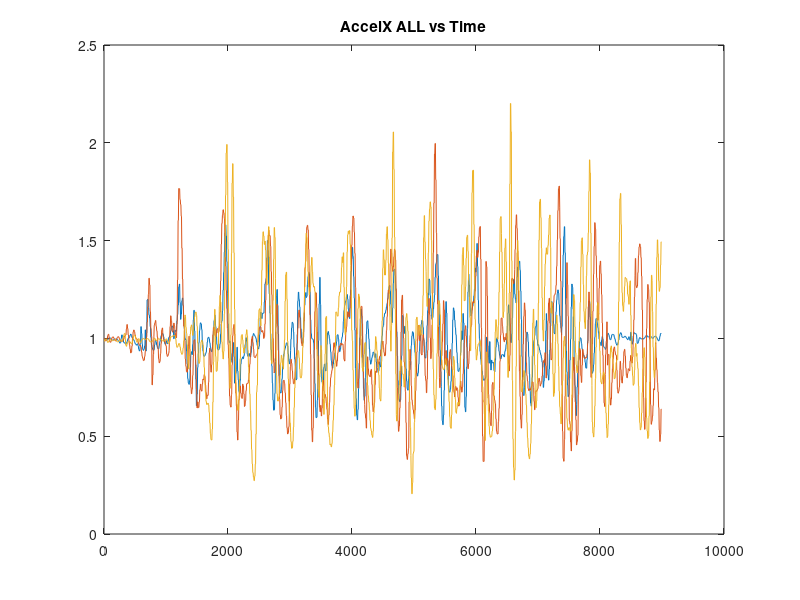
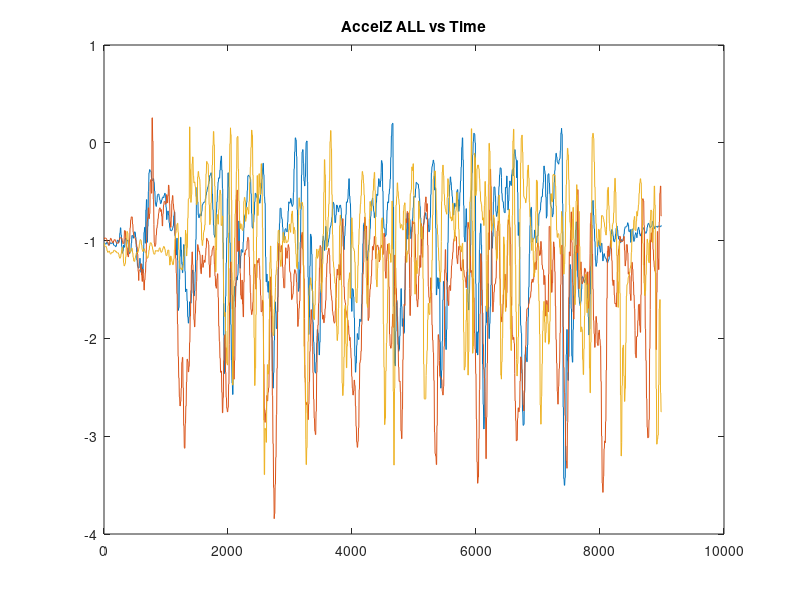
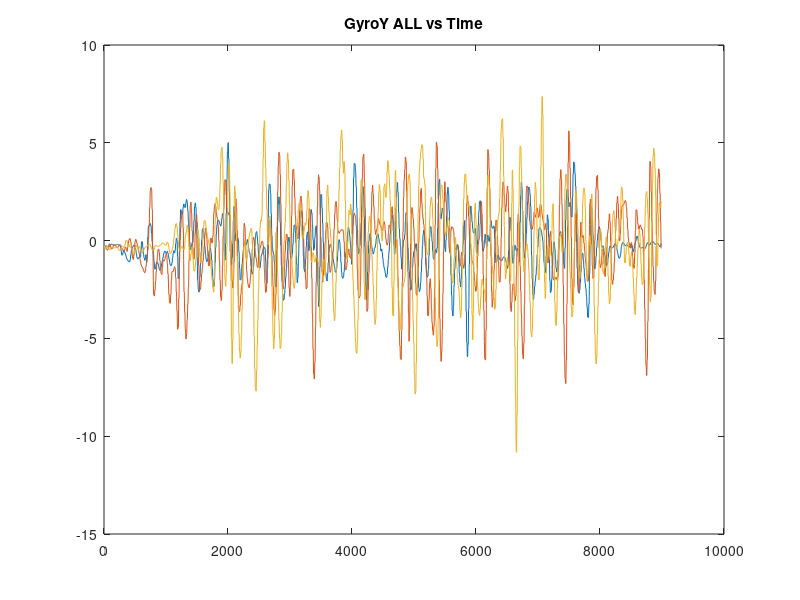

MATLAB code to generate these figures, in order: (Note: this script raises an error after producing the figures.)
clear ; close all; clc

fprintf('Plotting Test Data ...\n')
data = load('master.csv'); %import dataset

AscentAccelX = data(:, 1);
DescentAccelX = data(:, 2);
NormalAccelX = data(:, 3);
AscentAccelY = data(:, 4);
DescentAccelY = data(:, 5);
NormalAccelY = data(:, 6);
AscentAccelZ = data(:, 7);
DescentAccelZ = data(:, 8);
NormalAccelZ = data(:, 9);
AscentGyroX = data(:, 10);
DescentGyroX = data(:, 11);
NormalGyroX = data(:, 12);
AscentGyroY = data(:, 13);
DescentGyroY = data(:, 14);
NormalGyroY = data(:, 15);
AscentGyroZ = data(:, 16);
DescentGyroZ = data(:, 17);
NormalGyroZ = data(:, 18);
time = data(:, 19);
%from walkF.txt, dedicate each column to a variable
figure 
plot(time, NormalAccelX); 
hold on
plot(time, AscentAccelX); 
hold on
plot(time, DescentAccelX); 
title('AccelX ALL vs Time')



%{
AX2New = highpass(mOut,0.2,200)
figure;
plot(time, AX2New);
title('test2');

figure;
plot(time, mOut);
hold on
plot(time, AX2New);
title('combined');
%}
%{
figure;
plot(time, NormalAccelX); 
title('AccelX vs Time')
 
figure;
plot(time, AscentAccelX); 
title('AccelX2 vs Time')
figure 
plot(time, AY); 
hold on
plot(time, AY2); 
hold on
title(['AccelY' ...
    ' ALL vs Time'])

figure;
plot(time, AY);
title('AccelY vs Time')


figure;
plot(time, AY2);
title('AccelY2 vs Time')
%}


%{




%}

figure 
plot(time, NormalAccelZ); 
hold on
plot(time, AscentAccelZ); 
hold on
plot(time, DescentAccelZ); 
title(['AccelZ' ...
    ' ALL vs Time'])

figure 
plot(time, NormalGyroY); 
hold on
plot(time, AscentGyroY); 
hold on
plot(time, DescentGyroY); 
title(['GyroY' ...
    ' ALL vs Time'])
%figure;
%findpeaks(NormalAccelX,time,'MinPeakDistance',500)
normalAccelXPeaks = findpeaks(NormalAccelX,time,'MinPeakDistance',1000)
normalAccelXMean = (mean(normalAccelXPeaks))
AscentAccelXPeaks = findpeaks(AscentAccelX, time, 'MinPeakDistance', 1000)
AscentMean = (mean(AscentAccelXPeaks))
DescentAccelXPeaks = findpeaks(DescentAccelX, time, 'MinPeakDistance', 1000)
DescentMean = (mean(DescentAccelXPeaks))
AccelXMeanVector = [normalAccelXMean, AscentMean, DescentMean]
FixedAccelXMean = AccelXMeanVector / max(AccelXMeanVector(:))


normalGyroYPeaks = findpeaks(NormalGyroY,time,'MinPeakDistance',1000)
normalGyroYMean = (mean(normalGyroYPeaks))


%hold on 
%findpeaks(AscentAccelX, time, 'MinPeakDistance', 500)

AscentGyroYPeaks = findpeaks(AscentGyroY,time,'MinPeakDistance',1000)
AscentGyroYMean = (mean(AscentGyroYPeaks))
%hold on 
%findpeaks(DescentAccelX, time, 'MinPeakDistance', 500)

DescentGyroYPeaks = findpeaks(DescentGyroY,time,'MinPeakDistance',1000)
DescentGyroYMean = (mean(DescentGyroYPeaks))

GyroYMeanVector = [normalGyroYMean, AscentGyroYMean, DescentGyroYMean]

FixedGyroYMean = GyroYMeanVector / max(GyroYMeanVector(:))
%confusion matrix

%title('findpeaks test');

%{

figure;
plot(time, NormalAccelZ);
title('AccelZ vs Time')


figure;
plot(time, AscentAccelZ);
title('AccelZ2 vs Time')
%}


% Plot Gyro Data
%{
figure 
plot(time, GX); 
hold on
plot(time, GX2); 
hold on
title(['GyroX' ...
    ' ALL vs Time'])

figure;
plot(time, GX);
title('GryoX vs Time')


figure;
plot(time, GX2);
title('GryoX2 vs Time')





figure;
plot(time, GY);
title('GyroY vs Time')



figure;
plot(time, GY2);
title('GyroY2 vs Time')
 


%}


figure 
plot(time, NormalGyroZ); 
hold on
plot(time, AscentGyroZ); 
hold on
plot(time, DescentGyroZ); 
title(['GyroZ' ...
    ' ALL vs Time'])

%{

figure;
plot(time, NormalGyroZ);
title('GyroZ vs Time')



figure;
plot(time, AscentGyroZ);
title('GyroZ2 vs Time')

%}

%{
%Printing All
figure;

%plot(time, NormalAccelX);
%hold on



%plot(time, AY);
%hold on



%plot(time, NormalAccelZ);
%hold on


% Plot Gyro Data



plot(time, GX);
hold on


plot(time, GY);
hold on


plot(time, NormalGyroZ);
hold on
title('All Normal vs Time')

%**************************SECOND HALF***********************

% Plot Gyro Data

%Printing All
figure;

%plot(time, NormalAccelX);
%hold on



%plot(time, AY);
%hold on



%plot(time, NormalAccelZ);
%hold on


% Plot Gyro Data



plot(time, GX2);
hold on




plot(time, GY2);
hold on


plot(time, AscentGyroZ);
hold on
title('All Ascent vs Time')


%hold on allows you to graph multiple things






%}


